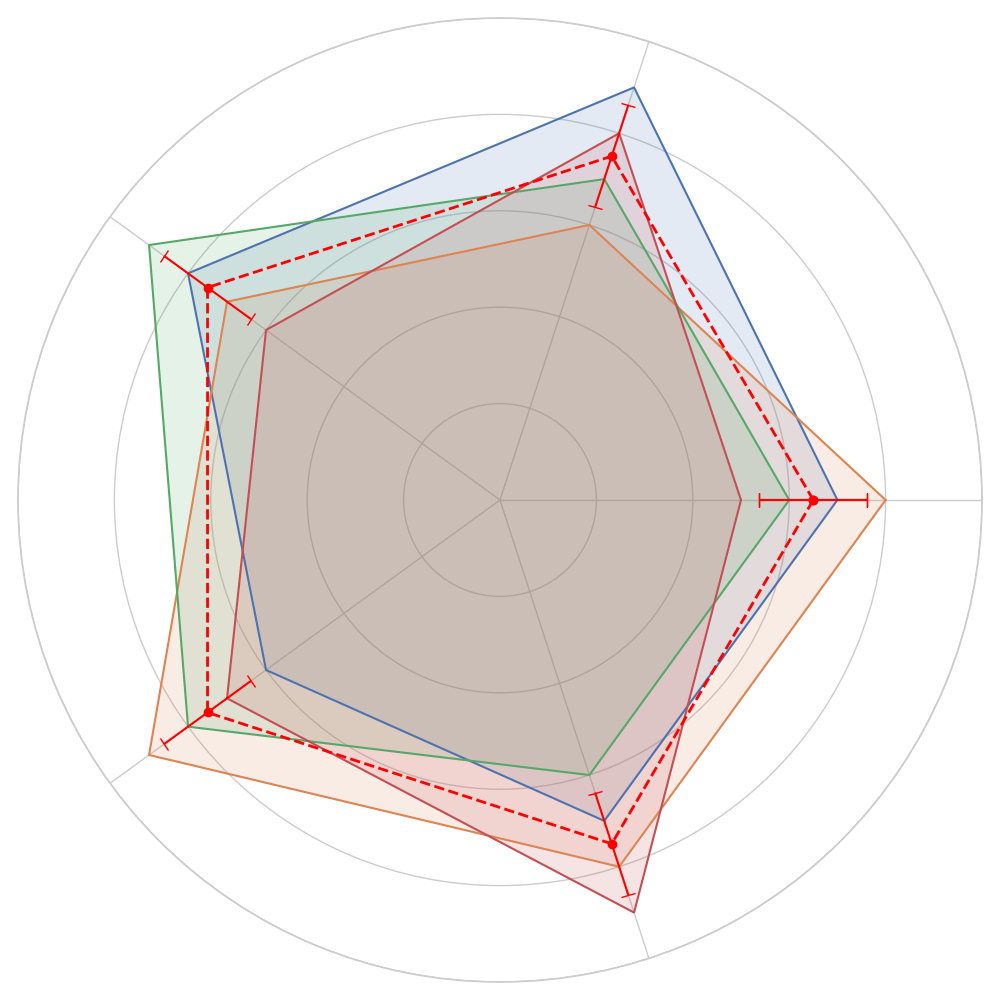

Write the Python code that produced this figure.
import matplotlib.pyplot as plt
import numpy as np

# Define categories and household data
categories = ['Energy\nConsumption', 'Waste\nReduction', 'Water\nUsage', 'Transport\nHabits', 'Green\nPurchases']
household_data = {
    'Household A': [7, 9, 8, 6, 7],
    'Household B': [8, 6, 7, 9, 8],
    'Household C': [6, 7, 9, 8, 6],
    'Household D': [5, 8, 6, 7, 9],
}

num_vars = len(categories)
angles = np.linspace(0, 2 * np.pi, num_vars, endpoint=False).tolist()
angles += angles[:1]

fig, ax = plt.subplots(figsize=(10, 10), subplot_kw=dict(polar=True))

average_data = np.mean([list(household_data.values())[i] for i in range(len(household_data))], axis=0).tolist()
average_data += average_data[:1]
variability = np.std([list(household_data.values())[i] for i in range(len(household_data))], axis=0).tolist()
variability += variability[:1]

for household, values in household_data.items():
    values += values[:1]
    ax.plot(angles, values, linewidth=1.5, linestyle='-')
    ax.fill(angles, values, alpha=0.15)

ax.plot(angles, average_data, linewidth=2, linestyle='--', color='red')
ax.errorbar(angles, average_data, yerr=variability, fmt='o', color='red', capsize=5)

ax.set_yticks([2, 4, 6, 8, 10])
ax.set_yticklabels([])  # Remove y-axis labels
ax.set_xticks(angles[:-1])
ax.set_xticklabels([])  # Remove x-axis labels

plt.tight_layout()
plt.show()
